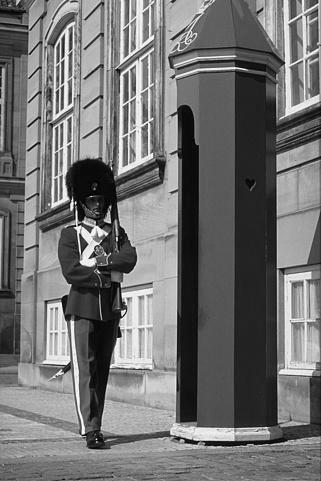
#> input picture pset1/code/inputs/p3_inp.png, 321 x 481 px
$ python prob3.py
#> lines starting #> are read from the running program, lines starting #| are printed output that depends on the picture; after the words box and inside, x2 and y2 are one past the last pixel; in counts of white or black regions, pixels touching at a corner belong together
## Default modules imported. Import more if you need to.

import numpy as np
from skimage.io import imread, imsave
from scipy.signal import convolve2d as conv2

# Different thresholds to try
T0 = 0.5
T1 = 1.0
T2 = 1.5


########### Fill in the functions below

# Return magnitude, theta of gradients of X
def grads(X):
    #define sobel kernels
    Sx = np.array([(-1,0,1), (-2,0,2), (-1,0,1)])
    Sy = -Sx.transpose()
    Gx = conv2(X, Sx, 'same')
    Gy = conv2(X, Sy, 'same')
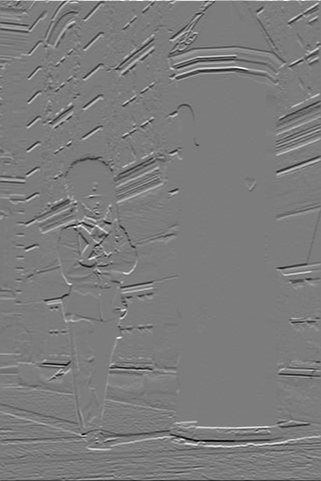
#> Gy: shape (481, 321) float64; min -3.61, max 3.78, mean -0.000808; drawn with min black and max white

    #compute magnitude
    H = np.sqrt(Gx**2 + Gy**2)
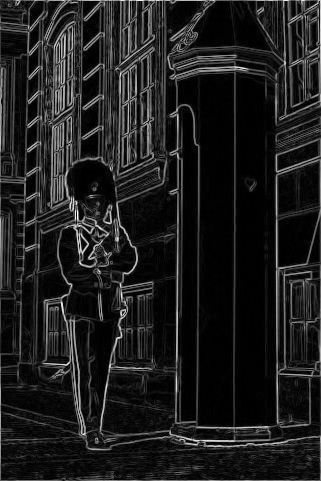
#> H: shape (481, 321) float64; min 0, max 3.86, mean 0.453; drawn with min black and max white

    #compute direction
    theta = np.arctan(Gy / Gx)

    return H,theta

def nms(E,H,theta):
    #round off theta to either horizontal, vertical, diag1 or diag2
    #so, to the nearest pi/4
    rows, cols = E.shape
    directions = np.around(theta/(np.pi/4)) #should be -2, -1, 0, 1, or 2
    edges_x, edges_y = np.where(E>0)
    filtered = np.zeros(E.shape)
    for (i,j) in zip(edges_x, edges_y):
        d = directions[i][j]
        h = H[i][j]
        if (d==-2 or d==2): #north-south direction
            if i == 0:
                filtered[i][j] = h > H[i+1][j]
            elif i == rows-1:
                filtered[i][j] = h > H[i-1][j]
            else:
                filtered[i][j] = h > H[i-1][j] and h > H[i+1][j]
        elif d == -1: #northwest-southeast direction
            if (i==0 and j==cols-1) or (i==rows-1 and j==cols-1):
                filtered[i][j] = 1
            elif (i==0 or j==0):
                filtered[i][j] = h > H[i+1][j+1]
            elif (i==rows-1 or j==cols-1):
                filtered[i][j] = h > H[i-1][j-1]
            else:
                filtered[i][j] = h > H[i-1][j-1] and h > H[i+1][j+1]
        elif d == 0: #east-west direction
            if j==0:
                filtered[i][j] = h > H[i][j+1]
            elif j==cols-1:
                filtered[i][j] = h > H[i][j-1]
            else:
                filtered[i][j] = h > H[i][j+1] and h > H[i][j-1]
        elif d == 1: #northeast-southwest direction
            if (i==0 and j==0) or (i==rows-1 and j==rows-1):
                filtered[i][j] = 1
            elif i==rows-1 or j==0:
                filtered[i][j] = h > H[i-1][j+1]
            elif i==0 or j==cols-1:
                filtered[i][j] = h > H[i+1][j-1]
            else:
                filtered[i][j] = h > H[i+1][j-1] and h > H[i-1][j+1]
    return filtered

########################## Support code below

from os.path import normpath as fn # Fixes window/linux path conventions
import warnings
warnings.filterwarnings('ignore')

img = np.float32(imread(fn('inputs/p3_inp.png')))/255.

H,theta = grads(img)

imsave(fn('outputs/prob3_a.png'),H/np.max(H[:]))

## Part b

E0 = np.float32(H > T0)
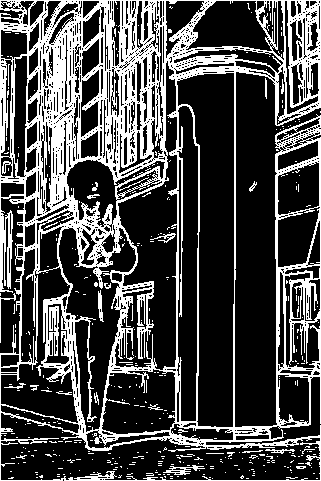
#> E0: shape (481, 321) float32; values 0 (black) and 1 (white), 28.9% white; 398 white regions (374 under 20 px), largest, box (x1, y1, x2, y2) and area: (0, 0, 321, 481) 42296, (163, 465, 205, 475) 161, (98, 290, 104, 322) 107
E1 = np.float32(H > T1)
#> E1: shape (481, 321) float32; values 0 (black) and 1 (white), 15.5% white in thin lines or dots
E2 = np.float32(H > T2)
#> E2: shape (481, 321) float32; values 0 (black) and 1 (white), 8.2% white in thin lines or dots

imsave(fn('outputs/prob3_b_0.png'),E0)
imsave(fn('outputs/prob3_b_1.png'),E1)
imsave(fn('outputs/prob3_b_2.png'),E2)

E0n = nms(E0,H,theta)
#> in nms, `directions = np.around(theta/(np.pi/4))`:
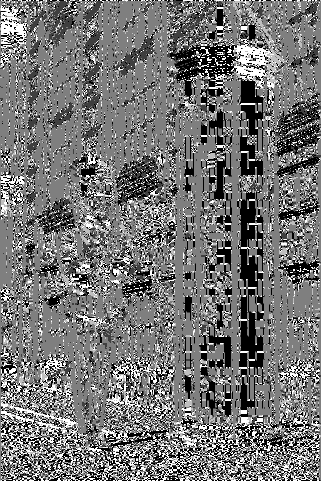
#> directions: shape (481, 321) float64; 4.82% of the values are NaN or infinite; the others: min -2, max 2, mean -0.0701; drawn with min black, max white, NaN and infinite black
#> the loop in nms, `for (i,j) in zip(edges_x, edges_y):` made 44607 passes
#> (d, h) on passes 1 to 3: (-1, 0.87), (2, 0.655), (-1, 0.542)
#> after the loop in nms, `for (i,j) in zip(edges_x, edges_y):`:
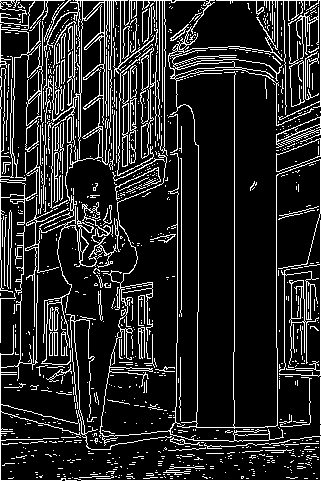
#> filtered: shape (481, 321) float64; values 0 (black) and 1 (white), 15.1% white in thin lines or dots
E1n = nms(E1,H,theta)
#> the loop in nms (call 2), `for (i,j) in zip(edges_x, edges_y):` made 23919 passes
#> (j, d, h) on passes 1 to 3: (8, -2, 1.06), (9, 2, 1.06), (10, 1, 1.04)
#> after the loop in nms (call 2), `for (i,j) in zip(edges_x, edges_y):`:
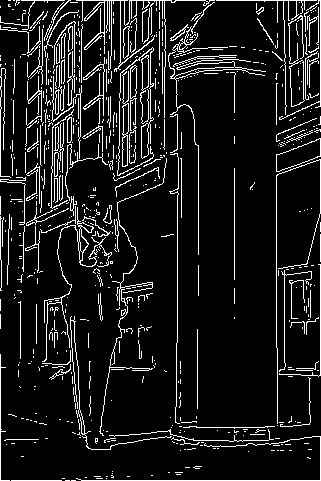
#> filtered: shape (481, 321) float64; values 0 (black) and 1 (white), 10.2% white in thin lines or dots
E2n = nms(E2,H,theta)
#> in nms (call 3), `edges_x, edges_y = np.where(E>0)`: edges_x = 12601 values from 0 to 480; edges_y = 12601 values, max 320 at index 260, min 0 at index 842, mean 141
#> the loop in nms (call 3), `for (i,j) in zip(edges_x, edges_y):` made 12601 passes
#> (j, d, h) on passes 1 to 3: (15, -1, 1.71), (16, -1, 2.51), (17, -2, 2.88)
#> after the loop in nms (call 3), `for (i,j) in zip(edges_x, edges_y):`:
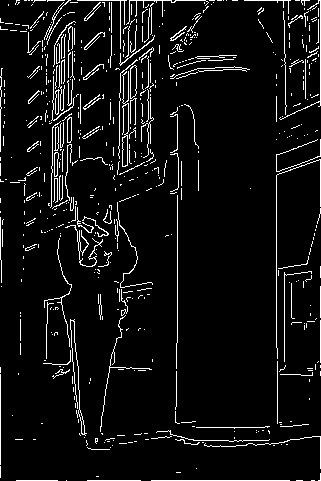
#> filtered: shape (481, 321) float64; values 0 (black) and 1 (white), 6.3% white in thin lines or dots

imsave(fn('outputs/prob3_b_nms0.png'),E0n)
imsave(fn('outputs/prob3_b_nms1.png'),E1n)
imsave(fn('outputs/prob3_b_nms2.png'),E2n)

$ run again, with pset1/code/inputs/p6_inp.png copied over pset1/code/inputs/p3_inp.png
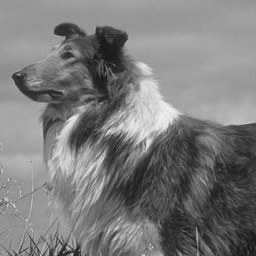
#> input picture pset1/code/inputs/p6_inp.png, 256 x 256 px
#> E0: shape (256, 256) float32; values 0 (black) and 1 (white), 12.7% white in thin lines or dots
#> E1: shape (256, 256) float32; values 0 (black) and 1 (white), 3.1% white in thin lines or dots
#> E2: shape (256, 256) float32; values 0 (black) and 1 (white), 1.4% white in thin lines or dots
#> edges_x = 8344 values from 0 to 255; edges_y = 8344 values, max 255 at index 255, min 0 at index 0, mean 109.8
#> the loop in nms, `for (i,j) in zip(edges_x, edges_y):` made 8344 passes
#> (d, h) on passes 1 to 3: (-1, 2.5), (2, 2.36), (-2, 2.35)
#> after the loop in nms, `for (i,j) in zip(edges_x, edges_y):`:
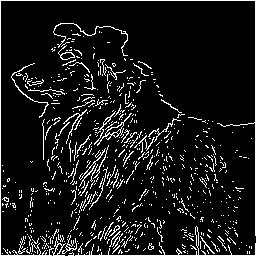
#> filtered: shape (256, 256) float64; values 0 (black) and 1 (white), 9.2% white in thin lines or dots
#> edges_x = 2022 values from 0 to 255; edges_y = 2022 values, max 255 at index 255, min 0 at index 0, mean 104.4
#> the loop in nms (call 2), `for (i,j) in zip(edges_x, edges_y):` made 2022 passes
#> after the loop in nms (call 2), `for (i,j) in zip(edges_x, edges_y):`:
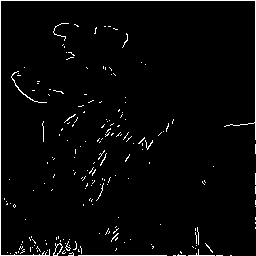
#> filtered: shape (256, 256) float64; values 0 (black) and 1 (white), 2.8% white in thin lines or dots
